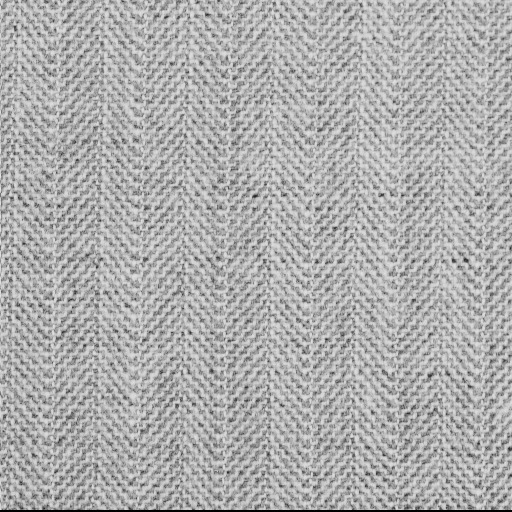
#> input picture data/input_images/1.1.04.jpg, 512 x 512 px, found by its file name; its folder holds 4 pictures in this run
$ python image_processing.py
#> lines starting #> are read from the running program, lines starting #| are printed output that depends on the picture
import cv2
import os

def process_images(input_folder, output_folder):
#> called with input_folder = 'data/input_images/', output_folder = 'data/output_images/'
    os.makedirs(output_folder, exist_ok=True)

    for filename in os.listdir(input_folder):
        if filename.endswith(".jpg") or filename.endswith(".png"):
            img_path = os.path.join(input_folder, filename)
            img = cv2.imread(img_path)
#> img is the input picture: shape (512, 512, 3); min 0, max 229, mean 173.6

            # Example processing (resize)
            resized_img = cv2.resize(img, (256, 256))
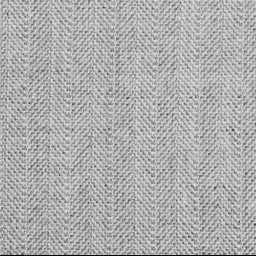
#> resized_img: shape (256, 256, 3); min 0, max 222, mean 173.7

            output_path = os.path.join(output_folder, filename)
            cv2.imwrite(output_path, resized_img)
            print(f"Processed {filename} saved to {output_path}")
#> pass 2 of the loop in process_images, `for filename in os.listdir(input_folder):`:
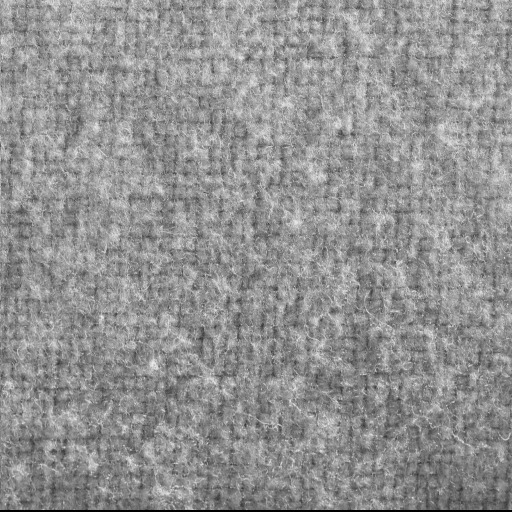
#> input picture data/input_images/1.1.05.jpg, 512 x 512 px, found by its file name
#> in process_images, img is the input picture: shape (512, 512, 3); min 0, max 241, mean 145.7
#> in process_images, `resized_img = cv2.resize(img, (256, 256))`:
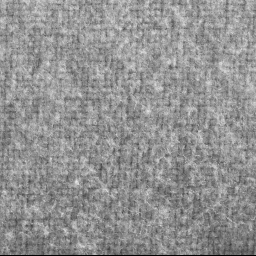
#> resized_img: shape (256, 256, 3); min 0, max 231, mean 145.8
#> pass 3 of the loop in process_images, `for filename in os.listdir(input_folder):`:
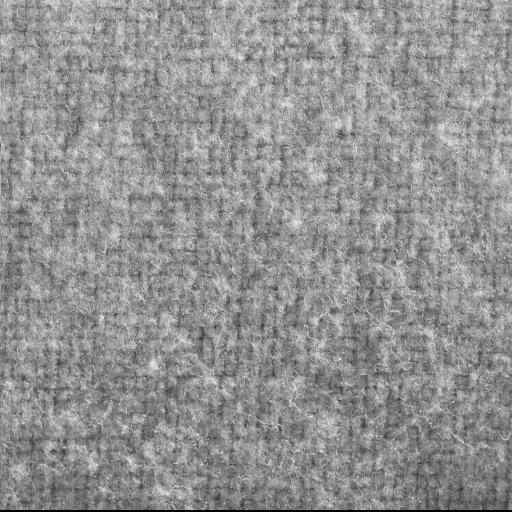
#> input picture data/input_images/1.1.05_1.jpg, 512 x 512 px, found by its file name
#> in process_images, img is the input picture: shape (512, 512, 3); min 0, max 238, mean 145.7
#> in process_images, `resized_img = cv2.resize(img, (256, 256))`:
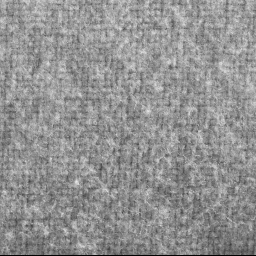
#> resized_img: shape (256, 256, 3); min 0, max 231, mean 145.8
#> the loop made 4 passes; the first 3 are shown

if __name__ == "__main__":
    # Adjust paths relative to project root
    input_folder = "data/input_images/"
    output_folder = "data/output_images/"
    process_images(input_folder, output_folder)
